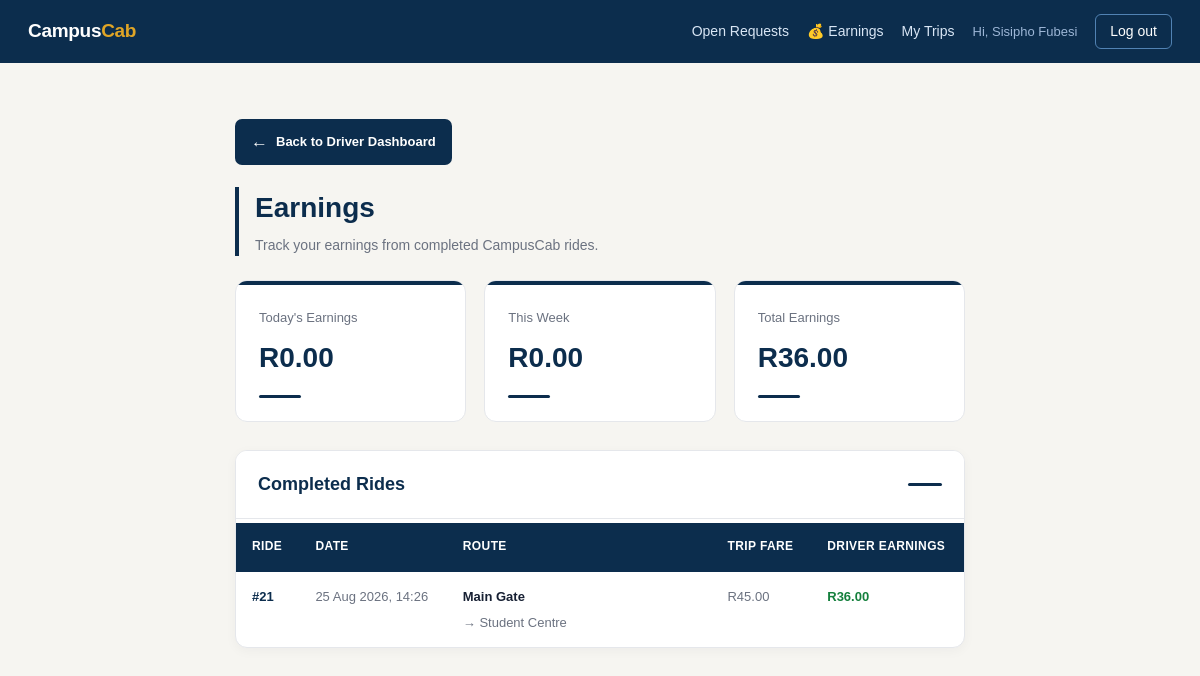
The page /driver_earnings.php (signed in) on the database as committed earlier.
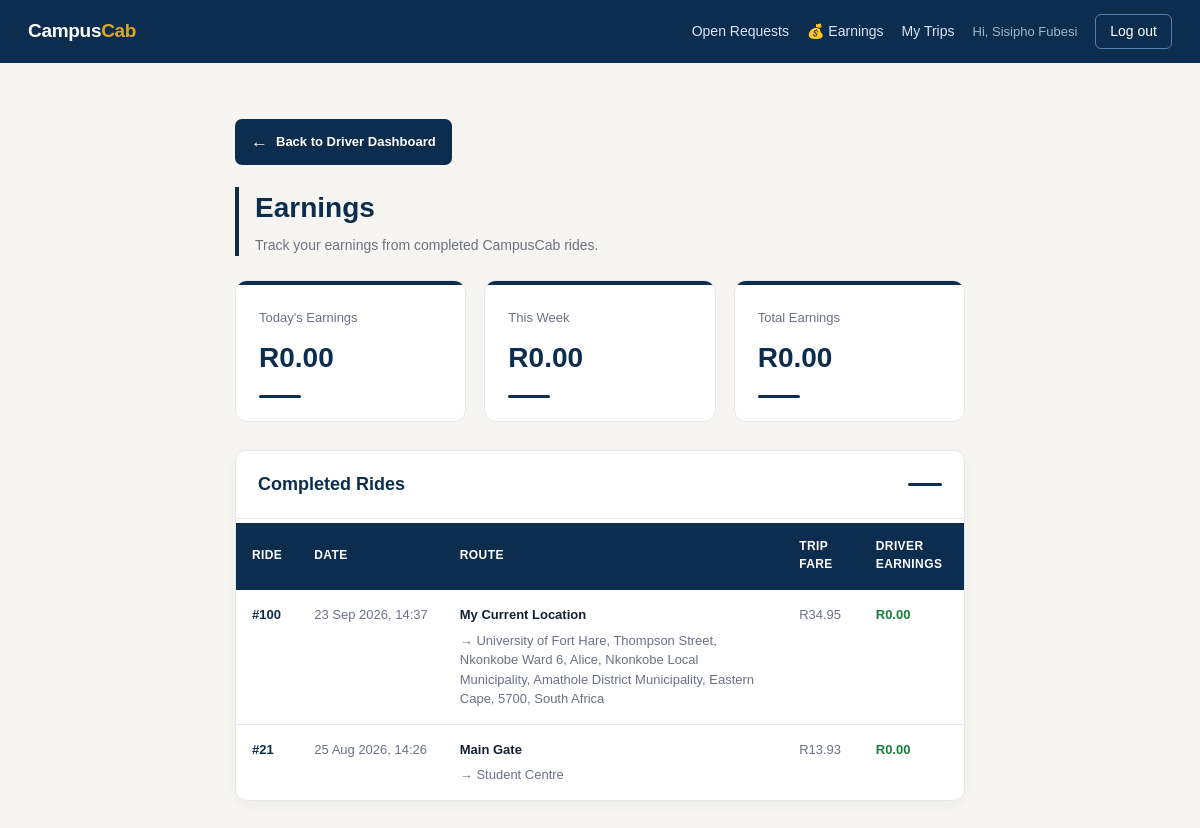
The same page on the database as committed later.
### tables this page shows
CREATE TABLE `ride` (
  `rideID` int(11) NOT NULL,
  `studentID` int(11) DEFAULT NULL,
  `staffID` int(11) DEFAULT NULL,
  `requester_type` enum('Student','Staff') NOT NULL DEFAULT 'Student',
  `request_type` enum('Ride','Parcel') NOT NULL DEFAULT 'Ride',
  `parcel_details` varchar(255) DEFAULT NULL,
  `DriverID` int(11) DEFAULT NULL,
  `pickup_address` varchar(250) DEFAULT NULL,
  `pickup_latitude` decimal(10,7) DEFAULT NULL,
  `pickup_longitude` decimal(10,7) DEFAULT NULL,
  `destination_address` varchar(250) DEFAULT NULL,
  `destination_latitude` decimal(10,7) DEFAULT NULL,
  `destination_longitude` decimal(10,7) DEFAULT NULL,
  `requested_at` datetime DEFAULT NULL,
  `accepted_at` datetime DEFAULT NULL,
  `started_at` datetime DEFAULT NULL,
  `Completed_at` datetime DEFAULT NULL,
  `ride_status` enum('Requested','Accepted','Driver Arriving','In Progress','Completed','Cancelled') DEFAULT 'Requested',
  `cancellation_reason` varchar(255) DEFAULT NULL,
  `cancelled_at` datetime DEFAULT NULL,
  `estimated_distance_km` decimal(6,2) DEFAULT NULL,
  `estimated_duration_min` int(11) DEFAULT NULL,
  `estimated_price` decimal(8,2) DEFAULT NULL,
  `driver_earning` double NOT NULL,
  `campus_commission` double NOT NULL
);

### driver_earnings.php (the view, shortened to what the changed rows need)
<?php
include_once __DIR__ . '/db_connect.php';
$driverID = (int)($_SESSION['driver_id'] ?? 0);
$totalEarnings = 0;
$stmt = $conn->prepare("
    SELECT COALESCE(SUM(driver_earning), 0) AS earnings
    FROM ride
    WHERE DriverID = ?
      AND ride_status = 'Completed'
");
if ($stmt) {
    $stmt->bind_param("i", $driverID);
    $stmt->execute();
    $result = $stmt->get_result();
    if ($row = $result->fetch_assoc()) {
        $totalEarnings = (float)$row['earnings'];
    }
}
$rides = [];
$stmt = $conn->prepare("
    SELECT
        rideID,
        pickup_address,
        destination_address,
        estimated_price,
        driver_earning,
        campus_commission,
        requested_at,
        Completed_at
    FROM ride
    WHERE DriverID = ?
      AND ride_status = 'Completed'
    ORDER BY Completed_at DESC
");
if ($stmt) {
    $stmt->bind_param("i", $driverID);
    $stmt->execute();
    $result = $stmt->get_result();
    while ($row = $result->fetch_assoc()) {
        $rides[] = $row;
    }
}
include 'header.php';
?>
<div class="earnings-page">
    <div class="page-heading">
        <h1>Earnings</h1>
    </div>
    <div class="earnings-grid">
        <div class="earning-card">
            <div class="earning-card-label">
                Total Earnings
            </div>
            <div class="earning-card-value">
                R<?php echo number_format($totalEarnings, 2); ?>
            </div>
            <div class="earning-card-line"></div>
        </div>
    </div>
    <section class="history-section">
        <div class="history-header">
            <h2>
                Completed Rides
            </h2>
        </div>
        <?php if (count($rides) > 0): ?>
            <div class="table-wrapper">
                <table>
                    <thead>
                        <tr>
                            <th>
                                Ride
                            </th>
                            <th>
                                Date
                            </th>
                            <th>
                                Route
                            </th>
                            <th>
                                Trip Fare
                            </th>
                            <th>
                                Driver Earnings
                            </th>
                        </tr>
                    </thead>
                    <tbody>
                    <?php foreach ($rides as $ride): ?>
                        <tr>
                            <td class="ride-id">
                                #<?php echo (int)$ride['rideID']; ?>
                            </td>
                            <td class="date-cell">
                                <?php
                                echo date(
                                    'd M Y, H:i',
                                    strtotime(
                                        $ride['Completed_at']
                                    )
                                );
                                ?>
                            </td>
                            <td class="route-cell">
                                <div class="route-from">
                                    <?php
                                    echo htmlspecialchars(
                                        $ride['pickup_address']
                                    );
                                    ?>
                                </div>
                                <div class="route-to">
                                    →
                                    <?php
                                    echo htmlspecialchars(
                                        $ride['destination_address']
                                    );
                                    ?>
                                </div>
                            </td>
                            <td>
                                R<?php
                                echo number_format(
                                    (float)$ride['estimated_price'],
                                    2
                                );
                                ?>
                            </td>
                            <td class="amount">
                                R<?php
                                echo number_format(
                                    (float)$ride['driver_earning'],
                                    2
                                );
                                ?>
                            </td>
                        </tr>
                    <?php endforeach; ?>
                    </tbody>
                </table>
            </div>
        <?php endif; ?>
    </section>
</div>

Rows that differ between the two databases and show on the page:
added ride: rideID "100", Completed_at "23 Sep 2026, 14:37", pickup_address "My Current Location", destination_address "University of Fort Hare, Thompson Street, Nkonkobe Ward 6, Alice, Nkonkobe Local Municipality, Amathole District Municipality, Eastern Cape, 5700, South Africa", estimated_price "34.95", driver_earning "0.00"
changed ride "25 Aug 2026, 14:26": estimated_price "45.00" → "13.93"; driver_earning "36.00" → "0.00"
Other text that changed with them:
$totalEarnings: "36.00" → "0.00"
